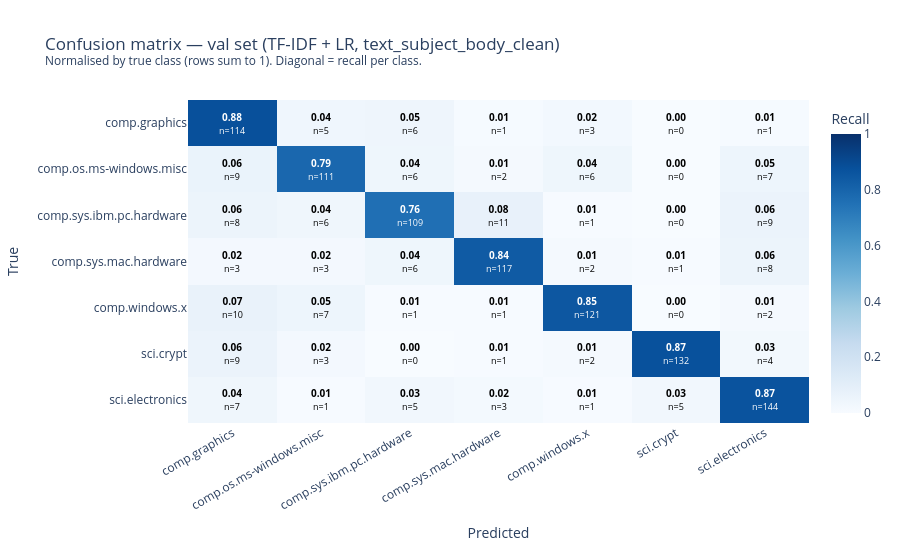

Here is the notebook cell this chart was saved with:
### Code cell
# visual
# normalised confusion matrix heatmap (row = true, col = predicted)
val_cm_norm = val_cm_df.div(val_cm_df.sum(axis=1), axis=0)  # recall-normalised

fig = px.imshow(
    val_cm_norm,
    text_auto=".2f",
    color_continuous_scale="Blues",
    zmin=0, zmax=1,
    labels=dict(x="Predicted", y="True", color="Recall"),
    title="Confusion matrix — val set (TF-IDF + LR, text_subject_body_clean)<br>"
          "<sup>Normalised by true class (rows sum to 1). Diagonal = recall per class.</sup>",
    aspect="auto",
    height=550,
)

# annotate absolute counts on top of normalised values
for i, true_label in enumerate(LABELS):
    for j, pred_label in enumerate(LABELS):
        count = int(val_cm_df.loc[true_label, pred_label])
        norm_val = val_cm_norm.loc[true_label, pred_label]
        text_color = "white" if norm_val > 0.6 else "black"
        fig.add_annotation(
            x=j, y=i,
            text=f"<b>{norm_val:.2f}</b><br><span style='font-size:9px'>n={count}</span>",
            showarrow=False,
            font=dict(color=text_color, size=10),
        )

fig.update_traces(text=None, texttemplate=None)  # remove auto text, i use annotations
fig.update_layout(
    template="plotly_white",
    coloraxis_showscale=True,
    margin=dict(t=100, l=140, b=80),
    xaxis=dict(tickangle=-30),
)
fig.show()

### Figure 1 — Plotly figure (JSON) as saved in the notebook; plotly's stock layout.template omitted (floating-point values rounded to 4 significant figures)
{"data": [{"coloraxis": "coloraxis", "hovertemplate": "Predicted: %{x}<br>True: %{y}<br>Recall: %{z}<extra></extra>", "name": "0", "type": "heatmap", "x": ["comp.graphics", "comp.os.ms-windows.misc", "comp.sys.ibm.pc.hardware", "comp.sys.mac.hardware", "comp.windows.x", "sci.crypt", "sci.electronics"], "xaxis": "x", "y": ["comp.graphics", "comp.os.ms-windows.misc", "comp.sys.ibm.pc.hardware", "comp.sys.mac.hardware", "comp.windows.x", "sci.crypt", "sci.electronics"], "yaxis": "y", "z": [[0.8769, 0.03846, 0.04615, 0.007692, 0.02308, 0.0, 0.007692], [0.06383, 0.7872, 0.04255, 0.01418, 0.04255, 0.0, 0.04965], [0.05556, 0.04167, 0.7569, 0.07639, 0.006944, 0.0, 0.0625], [0.02143, 0.02143, 0.04286, 0.8357, 0.01429, 0.007143, 0.05714], [0.07042, 0.0493, 0.007042, 0.007042, 0.8521, 0.0, 0.01408], [0.0596, 0.01987, 0.0, 0.006623, 0.01325, 0.8742, 0.02649], [0.04217, 0.006024, 0.03012, 0.01807, 0.006024, 0.03012, 0.8675]]}], "layout": {"annotations": [{"font": {"color": "white", "size": 10}, "showarrow": false, "text": "<b>0.88</b><br><span style='font-size:9px'>n=114</span>", "x": 0, "y": 0}, {"font": {"color": "black", "size": 10}, "showarrow": false, "text": "<b>0.04</b><br><span style='font-size:9px'>n=5</span>", "x": 1, "y": 0}, {"font": {"color": "black", "size": 10}, "showarrow": false, "text": "<b>0.05</b><br><span style='font-size:9px'>n=6</span>", "x": 2, "y": 0}, {"font": {"color": "black", "size": 10}, "showarrow": false, "text": "<b>0.01</b><br><span style='font-size:9px'>n=1</span>", "x": 3, "y": 0}, {"font": {"color": "black", "size": 10}, "showarrow": false, "text": "<b>0.02</b><br><span style='font-size:9px'>n=3</span>", "x": 4, "y": 0}, {"font": {"color": "black", "size": 10}, "showarrow": false, "text": "<b>0.00</b><br><span style='font-size:9px'>n=0</span>", "x": 5, "y": 0}, {"font": {"color": "black", "size": 10}, "showarrow": false, "text": "<b>0.01</b><br><span style='font-size:9px'>n=1</span>", "x": 6, "y": 0}, {"font": {"color": "black", "size": 10}, "showarrow": false, "text": "<b>0.06</b><br><span style='font-size:9px'>n=9</span>", "x": 0, "y": 1}, {"font": {"color": "white", "size": 10}, "showarrow": false, "text": "<b>0.79</b><br><span style='font-size:9px'>n=111</span>", "x": 1, "y": 1}, {"font": {"color": "black", "size": 10}, "showarrow": false, "text": "<b>0.04</b><br><span style='font-size:9px'>n=6</span>", "x": 2, "y": 1}, {"font": {"color": "black", "size": 10}, "showarrow": false, "text": "<b>0.01</b><br><span style='font-size:9px'>n=2</span>", "x": 3, "y": 1}, {"font": {"color": "black", "size": 10}, "showarrow": false, "text": "<b>0.04</b><br><span style='font-size:9px'>n=6</span>", "x": 4, "y": 1}, {"font": {"color": "black", "size": 10}, "showarrow": false, "text": "<b>0.00</b><br><span style='font-size:9px'>n=0</span>", "x": 5, "y": 1}, {"font": {"color": "black", "size": 10}, "showarrow": false, "text": "<b>0.05</b><br><span style='font-size:9px'>n=7</span>", "x": 6, "y": 1}, {"font": {"color": "black", "size": 10}, "showarrow": false, "text": "<b>0.06</b><br><span style='font-size:9px'>n=8</span>", "x": 0, "y": 2}, {"font": {"color": "black", "size": 10}, "showarrow": false, "text": "<b>0.04</b><br><span style='font-size:9px'>n=6</span>", "x": 1, "y": 2}, {"font": {"color": "white", "size": 10}, "showarrow": false, "text": "<b>0.76</b><br><span style='font-size:9px'>n=109</span>", "x": 2, "y": 2}, {"font": {"color": "black", "size": 10}, "showarrow": false, "text": "<b>0.08</b><br><span style='font-size:9px'>n=11</span>", "x": 3, "y": 2}, {"font": {"color": "black", "size": 10}, "showarrow": false, "text": "<b>0.01</b><br><span style='font-size:9px'>n=1</span>", "x": 4, "y": 2}, {"font": {"color": "black", "size": 10}, "showarrow": false, "text": "<b>0.00</b><br><span style='font-size:9px'>n=0</span>", "x": 5, "y": 2}, {"font": {"color": "black", "size": 10}, "showarrow": false, "text": "<b>0.06</b><br><span style='font-size:9px'>n=9</span>", "x": 6, "y": 2}, {"font": {"color": "black", "size": 10}, "showarrow": false, "text": "<b>0.02</b><br><span style='font-size:9px'>n=3</span>", "x": 0, "y": 3}, {"font": {"color": "black", "size": 10}, "showarrow": false, "text": "<b>0.02</b><br><span style='font-size:9px'>n=3</span>", "x": 1, "y": 3}, {"font": {"color": "black", "size": 10}, "showarrow": false, "text": "<b>0.04</b><br><span style='font-size:9px'>n=6</span>", "x": 2, "y": 3}, {"font": {"color": "white", "size": 10}, "showarrow": false, "text": "<b>0.84</b><br><span style='font-size:9px'>n=117</span>", "x": 3, "y": 3}, {"font": {"color": "black", "size": 10}, "showarrow": false, "text": "<b>0.01</b><br><span style='font-size:9px'>n=2</span>", "x": 4, "y": 3}, {"font": {"color": "black", "size": 10}, "showarrow": false, "text": "<b>0.01</b><br><span style='font-size:9px'>n=1</span>", "x": 5, "y": 3}, {"font": {"color": "black", "size": 10}, "showarrow": false, "text": "<b>0.06</b><br><span style='font-size:9px'>n=8</span>", "x": 6, "y": 3}, {"font": {"color": "black", "size": 10}, "showarrow": false, "text": "<b>0.07</b><br><span style='font-size:9px'>n=10</span>", "x": 0, "y": 4}, {"font": {"color": "black", "size": 10}, "showarrow": false, "text": "<b>0.05</b><br><span style='font-size:9px'>n=7</span>", "x": 1, "y": 4}, {"font": {"color": "black", "size": 10}, "showarrow": false, "text": "<b>0.01</b><br><span style='font-size:9px'>n=1</span>", "x": 2, "y": 4}, {"font": {"color": "black", "size": 10}, "showarrow": false, "text": "<b>0.01</b><br><span style='font-size:9px'>n=1</span>", "x": 3, "y": 4}, {"font": {"color": "white", "size": 10}, "showarrow": false, "text": "<b>0.85</b><br><span style='font-size:9px'>n=121</span>", "x": 4, "y": 4}, {"font": {"color": "black", "size": 10}, "showarrow": false, "text": "<b>0.00</b><br><span style='font-size:9px'>n=0</span>", "x": 5, "y": 4}, {"font": {"color": "black", "size": 10}, "showarrow": false, "text": "<b>0.01</b><br><span style='font-size:9px'>n=2</span>", "x": 6, "y": 4}, {"font": {"color": "black", "size": 10}, "showarrow": false, "text": "<b>0.06</b><br><span style='font-size:9px'>n=9</span>", "x": 0, "y": 5}, {"font": {"color": "black", "size": 10}, "showarrow": false, "text": "<b>0.02</b><br><span style='font-size:9px'>n=3</span>", "x": 1, "y": 5}, {"font": {"color": "black", "size": 10}, "showarrow": false, "text": "<b>0.00</b><br><span style='font-size:9px'>n=0</span>", "x": 2, "y": 5}, {"font": {"color": "black", "size": 10}, "showarrow": false, "text": "<b>0.01</b><br><span style='font-size:9px'>n=1</span>", "x": 3, "y": 5}, {"font": {"color": "black", "size": 10}, "showarrow": false, "text": "<b>0.01</b><br><span style='font-size:9px'>n=2</span>", "x": 4, "y": 5}, {"font": {"color": "white", "size": 10}, "showarrow": false, "text": "<b>0.87</b><br><span style='font-size:9px'>n=132</span>", "x": 5, "y": 5}, {"font": {"color": "black", "size": 10}, "showarrow": false, "text": "<b>0.03</b><br><span style='font-size:9px'>n=4</span>", "x": 6, "y": 5}, {"font": {"color": "black", "size": 10}, "showarrow": false, "text": "<b>0.04</b><br><span style='font-size:9px'>n=7</span>", "x": 0, "y": 6}, {"font": {"color": "black", "size": 10}, "showarrow": false, "text": "<b>0.01</b><br><span style='font-size:9px'>n=1</span>", "x": 1, "y": 6}, {"font": {"color": "black", "size": 10}, "showarrow": false, "text": "<b>0.03</b><br><span style='font-size:9px'>n=5</span>", "x": 2, "y": 6}, {"font": {"color": "black", "size": 10}, "showarrow": false, "text": "<b>0.02</b><br><span style='font-size:9px'>n=3</span>", "x": 3, "y": 6}, {"font": {"color": "black", "size": 10}, "showarrow": false, "text": "<b>0.01</b><br><span style='font-size:9px'>n=1</span>", "x": 4, "y": 6}, {"font": {"color": "black", "size": 10}, "showarrow": false, "text": "<b>0.03</b><br><span style='font-size:9px'>n=5</span>", "x": 5, "y": 6}, {"font": {"color": "white", "size": 10}, "showarrow": false, "text": "<b>0.87</b><br><span style='font-size:9px'>n=144</span>", "x": 6, "y": 6}], "coloraxis": {"cmax": 1, "cmin": 0, "colorbar": {"title": {"text": "Recall"}}, "colorscale": [[0, "rgb(247,251,255)"], [0.125, "rgb(222,235,247)"], [0.25, "rgb(198,219,239)"], [0.375, "rgb(158,202,225)"], [0.5, "rgb(107,174,214)"], [0.625, "rgb(66,146,198)"], [0.75, "rgb(33,113,181)"], [0.875, "rgb(8,81,156)"], [1, "rgb(8,48,107)"]], "showscale": true}, "height": 550, "margin": {"b": 80, "l": 140, "t": 100}, "title": {"text": "Confusion matrix — val set (TF-IDF + LR, text_subject_body_clean)<br><sup>Normalised by true class (rows sum to 1). Diagonal = recall per class.</sup>"}, "xaxis": {"anchor": "y", "domain": [0, 1], "tickangle": -30, "title": {"text": "Predicted"}}, "yaxis": {"anchor": "x", "autorange": "reversed", "domain": [0, 1], "title": {"text": "True"}}}}
